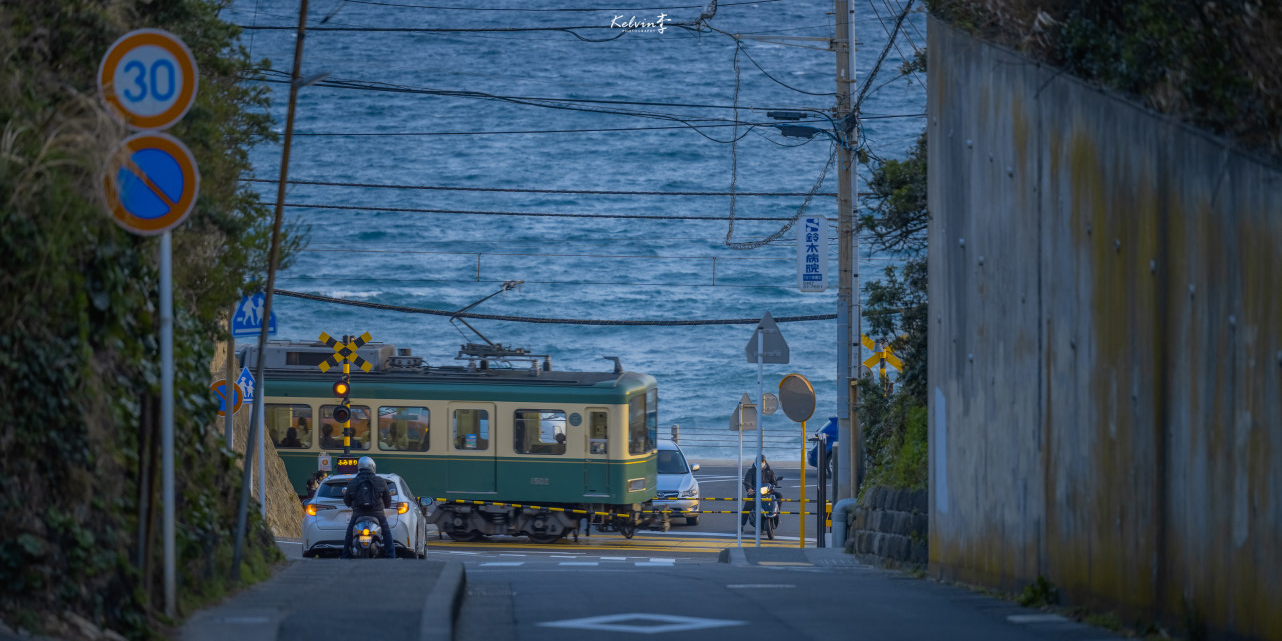
#> input picture opencv/code/test.png, 1282 x 641 px
$ python cv.py
#> lines starting #> are read from the running program, lines starting #| are printed output that depends on the picture
# coding=UTF-8
import cv2
import numpy as np

img = cv2.imread('test.png')
#> img is the input picture: shape (641, 1282, 3); mean B, G, R 90.2, 74.8, 56.3
rows,cols,ch = img.shape
#> rows = 641; cols = 1282; ch = 3

pts1 = np.float32([[50,50],[200,50],[50,200]])
pts2 = np.float32([[10,100],[200,50],[100,250]])

M = cv2.getAffineTransform(pts1,pts2)

dst = cv2.warpAffine(img,M,(cols,rows))
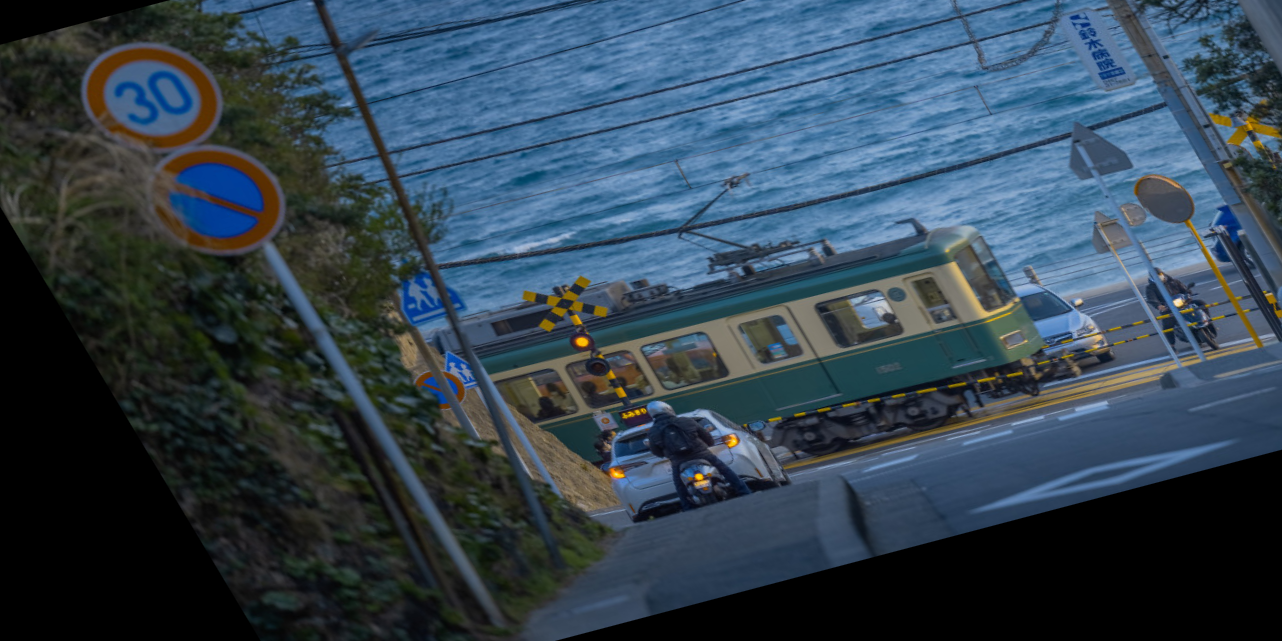
#> dst: shape (641, 1282, 3); mean B, G, R 81.2, 67.7, 50.7

# 写入文件
cv2.imwrite("test-rotated.jpg", dst, [int(cv2.IMWRITE_JPEG_QUALITY), 100])
print('rotated and saved.')
